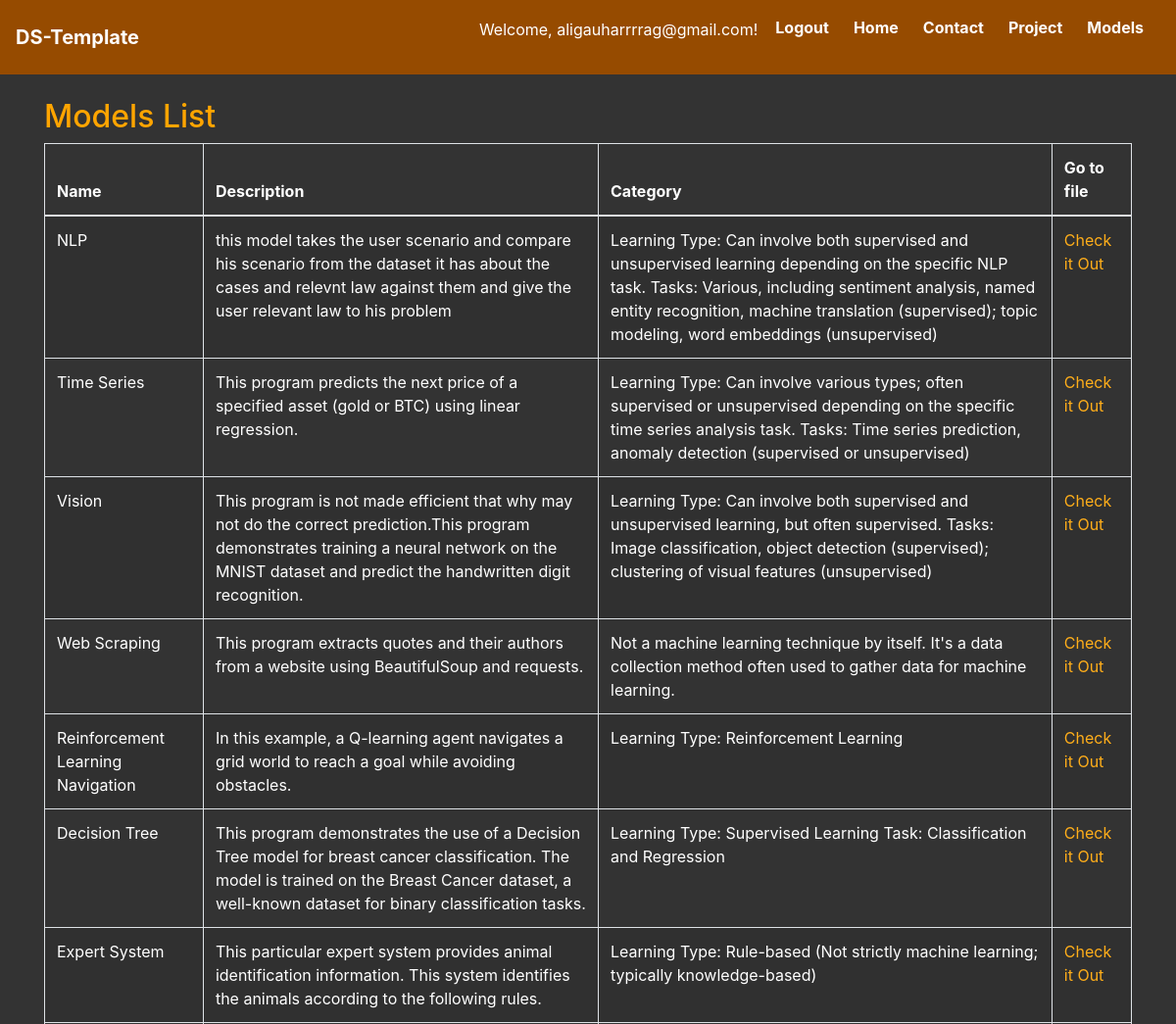
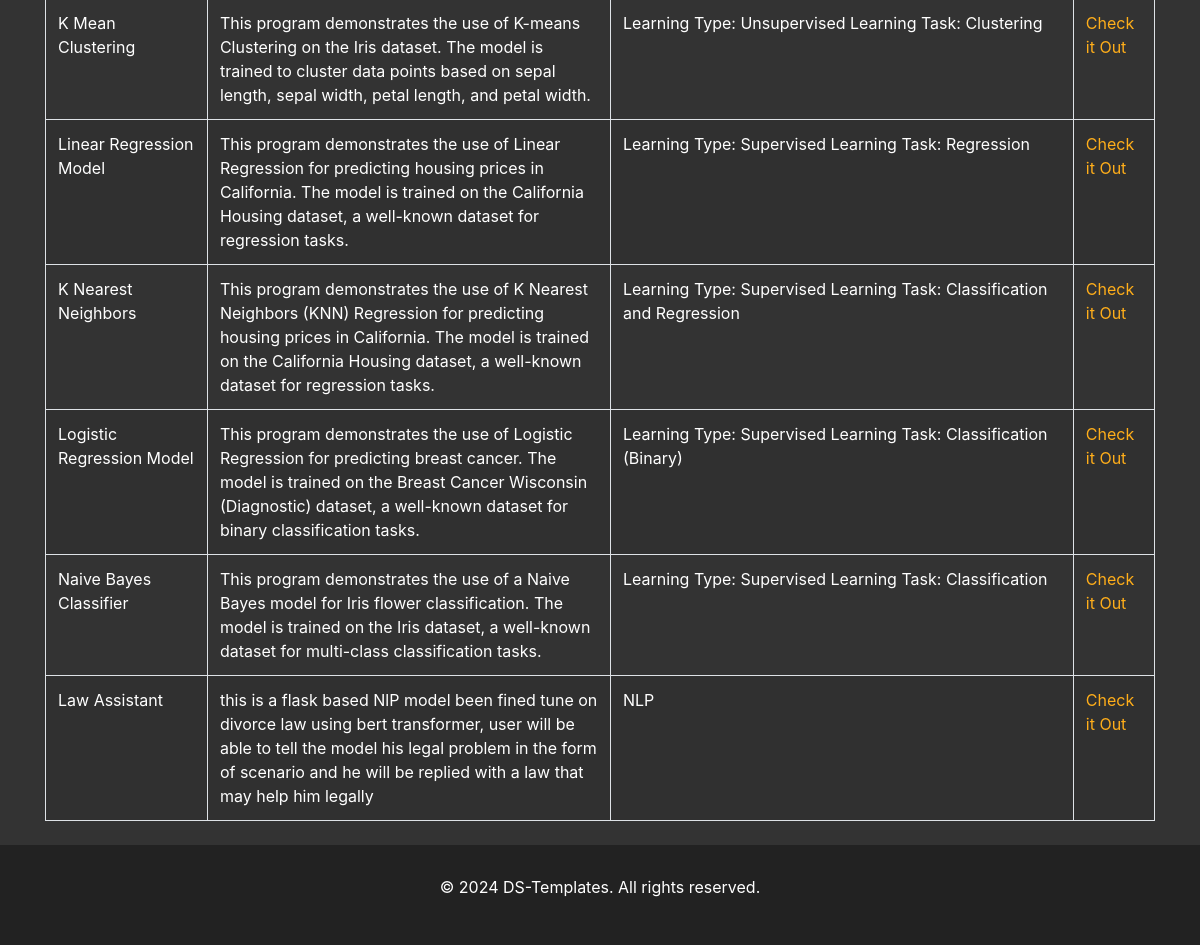
Page /model.html (signed in) on the committed database (2 pictures, top to bottom).
### app.py (models this page shows)
class Model(db.Model):
    id = db.Column(db.Integer, primary_key=True)
    Name = db.Column(db.String(50), nullable=False)
    Discription = db.Column(db.String(120), nullable=False)
    Category = db.Column(db.String(50), nullable=True)
    Go_to_File = db.Column(db.String(100), nullable=False)
    def to_dict(self):
        return {
            'id': self.id,
            'Name': self.Name,
            'Discription': self.Discription,
            'Category': self.Category,
            'Go_to_File': self.Go_to_File,
        }

### app.py (the view)
@app.route('/model.html')
def model():
    products = read_model_file()
    return render_template('model.html', products=products)

### app.py (called while the page is built)
def read_model_file():
    data = Model.query.all()
    if data:
        return [item.to_dict() for item in data]
    else:
        return []

### templates/model.html (shortened to what this page needs)
{% extends "tamplet.html" %}
{% block cssfiles %}
<link rel="stylesheet" href="../static/css/model.css">
{% endblock %}
{% block pageContent %}
  <div class="container mt-4">
    <h2>Models List</h2>
    <div class="cnx">
      <table class="table table-bordered table-striped">
        <thead>
          <tr>
            <th>Name</th>
            <th>Description</th>
            <th>Category</th>
            <th>Go to file</th>
          </tr>
        </thead>
        <tbody>
          {% for product in products %}
          <tr>
            <td>{{ product.Name }}</td>
            <td>{{ product.Discription }}</td>
            <td>{{ product.Category }}</td>
            <td><a href=" {{product.Go_to_File}} " target="_blank"> Check it Out</a> </td>
          </tr>
          {% endfor %}
        </tbody>
      </table>
    </div>
  </div>
  {% endblock %}

### static/css/mainpage.css (style rules this page uses)
body { background-color: #333; color: #fff; }
.container a { color:#fff0 !important; }

### static/css/model.css (style rules this page uses)
body { background-color: #333; color: #fff; }
table { color: white !important; }
h2 { color: #FFA500 !important; }
td a { color: #ffae1a; }
table.table.table-bordered.table-striped a { color: #ffae1a !important; }

### rows in the picture
Model: Name "NLP", Discription "this model takes the user scenario and compare his scenario from the dataset it has about the cases and relevnt law against them and give the user relevant law to his problem", Category "Learning Type: Can involve both supervised and unsupervised learning depending on the specific NLP task. Tasks: Various, including sentiment analysis, named entity recognition, machine translation (supervised); topic modeling, word embeddings (unsupervised)"
Model: Name "Time Series", Discription "This program predicts the next price of a specified asset (gold or BTC) using linear regression.", Category "Learning Type: Can involve various types; often supervised or unsupervised depending on the specific time series analysis task. Tasks: Time series prediction, anomaly detection (supervised or unsupervised)"
Model: Name "Vision", Discription "This program is not made efficient that why may not do the correct prediction.This program demonstrates training a neural network on the MNIST dataset and predict the handwritten digit recognition.", Category "Learning Type: Can involve both supervised and unsupervised learning, but often supervised. Tasks: Image classification, object detection (supervised); clustering of visual features (unsupervised)"
Model: Name "Web Scraping", Discription "This program extracts quotes and their authors from a website using BeautifulSoup and requests.", Category "Not a machine learning technique by itself. It's a data collection method often used to gather data for machine learning."
Model: Name "Reinforcement Learning Navigation", Discription "In this example, a Q-learning agent navigates a grid world to reach a goal while avoiding obstacles.", Category "Learning Type: Reinforcement Learning"
Model: Name "Decision Tree", Discription "This program demonstrates the use of a Decision Tree model for breast cancer classification. The model is trained on the Breast Cancer dataset, a well-known dataset for binary classification tasks.", Category "Learning Type: Supervised Learning Task: Classification and Regression"
Model: Name "Expert System", Discription "This particular expert system provides animal identification information. This system identifies the animals according to the following rules.", Category "Learning Type: Rule-based (Not strictly machine learning; typically knowledge-based)"
Model: Name "K Mean Clustering", Discription "This program demonstrates the use of K-means Clustering on the Iris dataset. The model is trained to cluster data points based on sepal length, sepal width, petal length, and petal width.", Category "Learning Type: Unsupervised Learning Task: Clustering"
Model: Name "Linear Regression Model", Discription "This program demonstrates the use of Linear Regression for predicting housing prices in California. The model is trained on the California Housing dataset, a well-known dataset for regression tasks.", Category "Learning Type: Supervised Learning Task: Regression"
Model: Name "K Nearest Neighbors", Discription "This program demonstrates the use of K Nearest Neighbors (KNN) Regression for predicting housing prices in California. The model is trained on the California Housing dataset, a well-known dataset for regression tasks.", Category "Learning Type: Supervised Learning Task: Classification and Regression"
Model: Name "Logistic Regression Model", Discription "This program demonstrates the use of Logistic Regression for predicting breast cancer. The model is trained on the Breast Cancer Wisconsin (Diagnostic) dataset, a well-known dataset for binary classification tasks.", Category "Learning Type: Supervised Learning Task: Classification (Binary)"
Model: Name "Naive Bayes Classifier", Discription "This program demonstrates the use of a Naive Bayes model for Iris flower classification. The model is trained on the Iris dataset, a well-known dataset for multi-class classification tasks.", Category "Learning Type: Supervised Learning Task: Classification"
Model: Name "Law Assistant", Discription "this is a flask based NlP model been fined tune on divorce law using bert transformer, user will be able to tell the model his legal problem in the form of scenario and he will be replied with a law that may help him legally", Category "NLP"

### other values in the picture
{{ session['email'] }} "aligauharrrrag@gmail.com"
